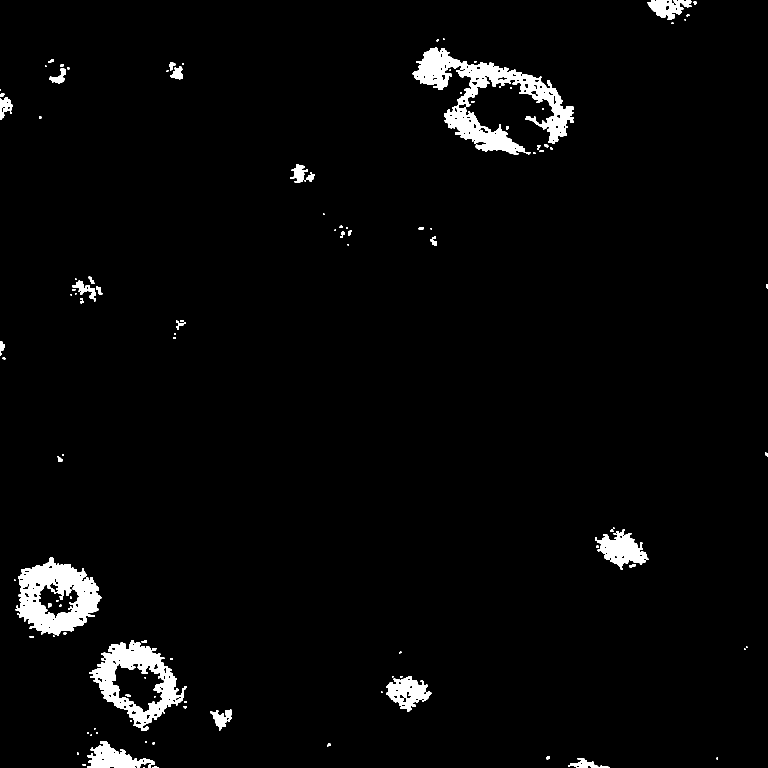
#> input picture brown_mask.png, 1536 x 1536 px, given as the content of the folder charmProjects/PythonProject3/wsi_plaque_boxes_isolated/crops, which was not available (shown at 1/2 size)
$ python plaque_analysis.py
#> lines starting #> are read from the running program, lines starting #| are printed output that depends on the picture; after the words box and inside, x2 and y2 are one past the last pixel; in counts of white or black regions, pixels touching at a corner belong together; pictures that were not available may be replaced by others from this repository, and a replacement may not be noted
#> in analyze_crop, bgr is the input picture: shape (1536, 1536, 3); 2.9% white; 111 white regions (53 under 20 px), largest, box (x1, y1, x2, y2) and area: (825, 94, 1148, 310) 20502, (31, 1114, 203, 1272) 14577, (178, 1280, 374, 1462) 12568
"""
Plaque image analysis - individual (per-crop) and region-based (grouped).

Input: the isolated plaque crops produced by plaque_detect_isolated.py
(white background, one plaque per PNG, filename encodes the level-0 position:
    <wsi>_x<gx1>_y<gy1>_<FULL>px.png
so every plaque can be placed back on the slide).

For each crop it recovers the true stained plaque footprint (brown body OR dark
core, ignoring the white background and the thin dilation ring the crop adds)
and measures:

  size      : area (px, um^2), equivalent diameter (um), perimeter, circularity,
              bounding box, extent, aspect ratio
  black     : presence of a dark/black core, its area & fraction, the black
              CENTRE, the plaque CENTRE, and the offset between them (um)
  intensity : mean grey level, mean DAB optical density (OD = -log10(I/255);
              higher = darker/stronger stain), mean H/S/V, mean B/G/R
              - all measured inside the plaque only.

Then it groups plaques two ways:
  clusters  : plaques within REGION_EPS_UM of each other form a region
              (single-linkage; no sklearn needed). Per region: count, density,
              size stats, % cored, mean intensity, nearest-neighbour spacing.
  grid      : fixed GRID_UM square bins -> per-bin count / density / means
              (handy for density heatmaps).

Outputs (written next to the crops):
  plaque_features.csv   one row per plaque
  region_clusters.csv   one row per proximity cluster
  region_grid.csv       one row per occupied grid bin
  (optional) region_scatter.png, grid_density.png  if matplotlib is present

Only cv2 + numpy are required. matplotlib is used for the optional plots.
"""

import os
import re
import csv
import math
import glob

import cv2
import numpy as np

# -------------------------
# CONFIG
# -------------------------

CROP_DIR = "/Users/savin/PycharmProjects/PythonProject3/wsi_plaque_boxes_isolated/crops"
OUT_DIR = os.path.dirname(CROP_DIR.rstrip("/"))  # the *_isolated folder

MICRONS_PER_PIXEL = 0.2305

# Stain gates used to recover the plaque footprint from a crop.
HUE_RANGE = (4, 35)
SAT_THRESH = 40
VAL_THRESH = 40
# Dark / "black" core: pixels darker than this grey level (0-255).
DARK_GRAY_THRESH = 70
# A plaque is called "cored" if the dark region is at least this big.
MIN_BLACK_FRACTION = 0.02      # >= 2% of the plaque area, OR
MIN_BLACK_AREA_UM2 = 15.0      # >= this absolute dark area

# Region grouping
REGION_EPS_UM = 300.0          # plaques within this distance join one region
REGION_MIN_PLAQUES = 3         # clusters smaller than this flagged is_region=0
GRID_UM = 1000.0               # grid bin size for the grid summary

MAKE_PLOTS = True

MPP = MICRONS_PER_PIXEL
PX2UM2 = MPP * MPP             # px area -> um^2

_FNAME_RE = re.compile(r"_x(-?\d+)_y(-?\d+)_(\d+)px")


# -------------------------
# Per-crop analysis
# -------------------------

def _plaque_mask(bgr):
    """Recover the stained plaque footprint from an isolated crop: brown body
    OR dark core, excluding the white background. Returns (mask, gray, hsv) or
    (None, ...) if nothing is found."""
    gray = cv2.cvtColor(bgr, cv2.COLOR_BGR2GRAY)
    hsv = cv2.cvtColor(bgr, cv2.COLOR_BGR2HSV)
#> hsv: shape (1536, 1536, 3); mean H, S, V 0, 0, 7.4

    non_white = gray < 250
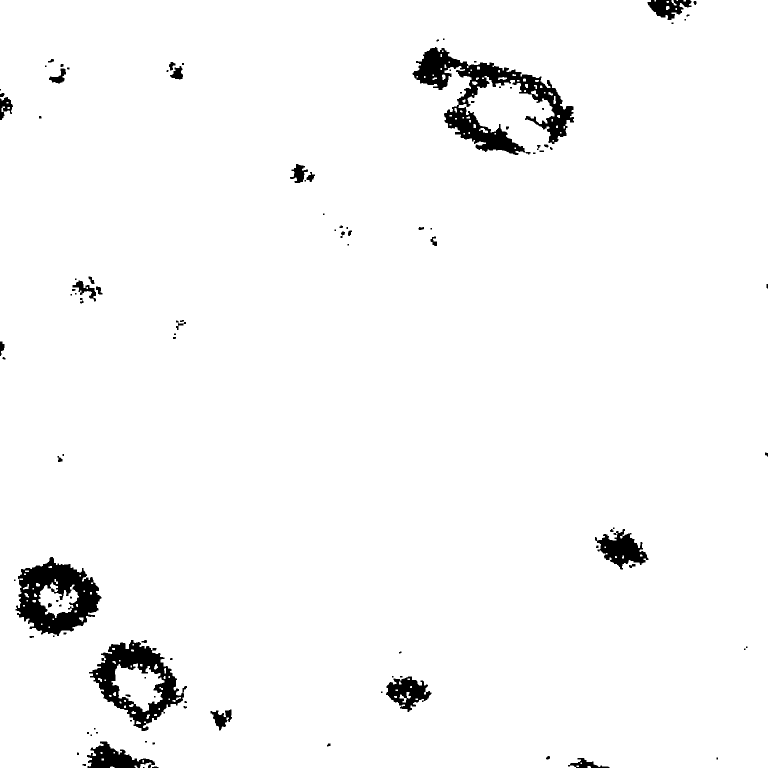
#> non_white: shape (1536, 1536) bool (shown at 1/2 size); 97.1% white; 111 black regions (53 under 20 px), largest, box (x1, y1, x2, y2) and area: (825, 94, 1148, 310) 20502, (31, 1114, 203, 1272) 14577, (178, 1280, 374, 1462) 12568
    lo = np.array([HUE_RANGE[0], SAT_THRESH, VAL_THRESH], np.uint8)
    hi = np.array([HUE_RANGE[1], 255, 255], np.uint8)
    brown = cv2.inRange(hsv, lo, hi) > 0
#> brown: shape (1536, 1536) bool; every value is 0
    dark = gray < DARK_GRAY_THRESH

    mask = ((brown | dark) & non_white).astype(np.uint8) * 255
    mask = cv2.morphologyEx(mask, cv2.MORPH_CLOSE,
                            cv2.getStructuringElement(cv2.MORPH_ELLIPSE, (5, 5)))
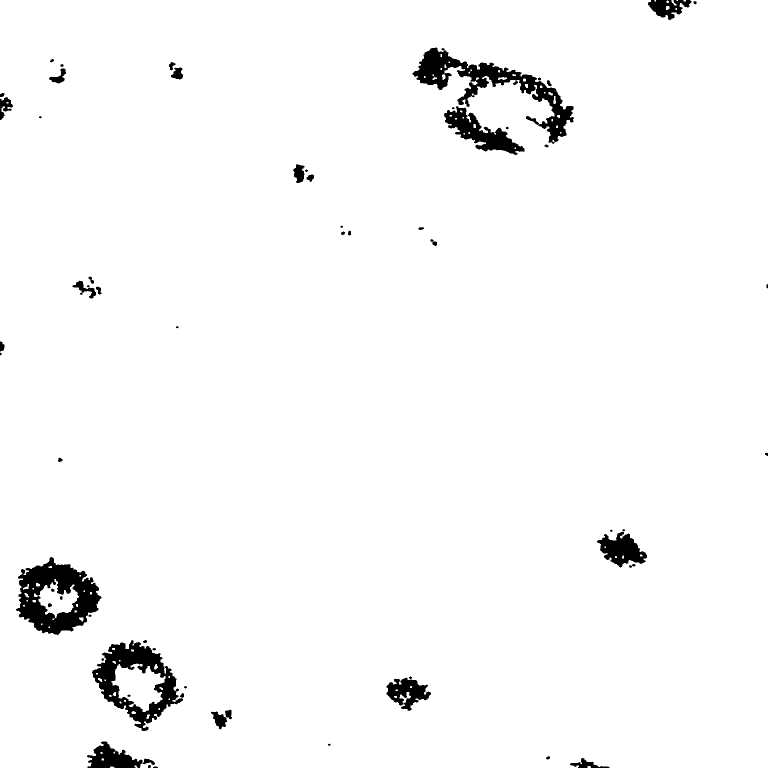
#> mask: shape (1536, 1536) (shown at 1/2 size); 97.3% white; 63 black regions (9 under 20 px), largest, box (x1, y1, x2, y2) and area: (32, 1114, 203, 1270) 14038, (825, 95, 1148, 288) 13779, (184, 1280, 366, 1462) 11974
    if cv2.countNonZero(mask) == 0:
        return None, gray, hsv

    # keep the largest connected component (the plaque)
    n, labels, stats, _ = cv2.connectedComponentsWithStats(mask, 8)
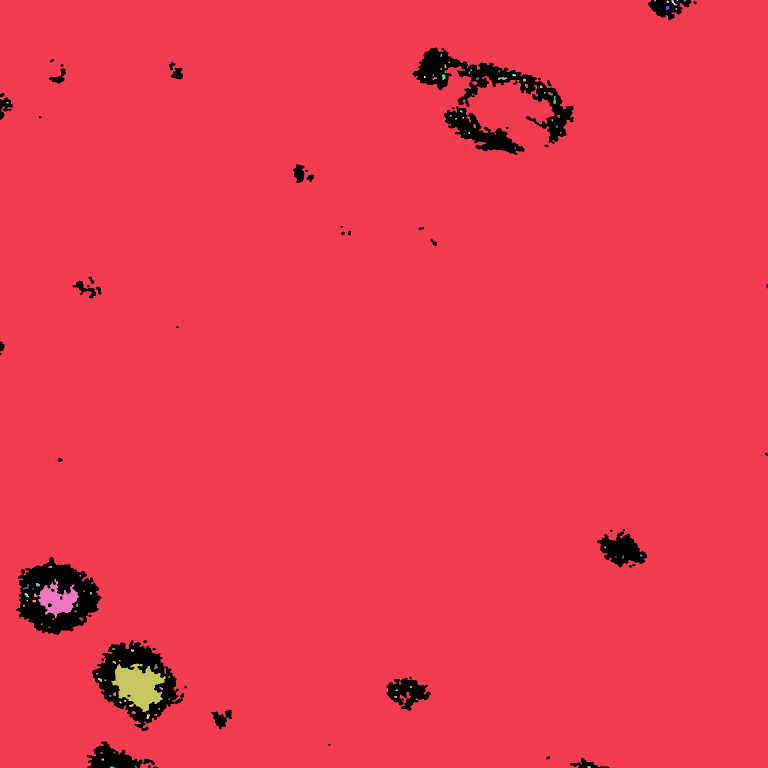
#> labels: shape (1536, 1536) int32 (shown at 1/2 size); 93 distinct labels, from 0 to 92; one colour per label, 0 black
#> n = 93; stats = 93 rows, first 6: [0, 0, 1536, 1536, 63887], [0, 0, 1536, 1536, 2284145], [1309, 0, 3, 3, 9], [1333, 0, 5, 6, 20], [1343, 0, 10, 11, 48], [1353, 0, 3, 2, 6]
    if n <= 1:
        return None, gray, hsv
    biggest = 1 + int(np.argmax(stats[1:, cv2.CC_STAT_AREA]))
#> biggest = 1
    mask = (labels == biggest).astype(np.uint8) * 255
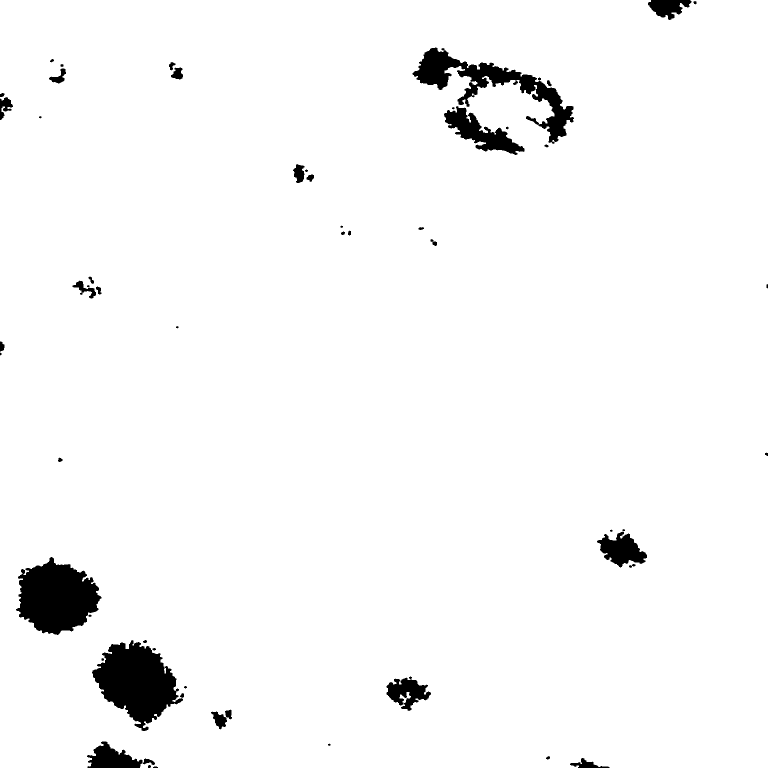
#> mask: shape (1536, 1536) (shown at 1/2 size); 96.8% white; 59 black regions (9 under 20 px), largest, box (x1, y1, x2, y2) and area: (184, 1280, 366, 1462) 18516, (32, 1114, 203, 1270) 17751, (825, 95, 1148, 288) 14402
    return mask, gray, hsv


def analyze_crop(path):
    """Return a dict of features for one crop, or None if unreadable/empty."""
    bgr = cv2.imread(path, cv2.IMREAD_COLOR)
    if bgr is None:
        return None

    m = _FNAME_RE.search(os.path.basename(path))
    gx1, gy1 = (int(m.group(1)), int(m.group(2))) if m else (0, 0)

    mask, gray, hsv = _plaque_mask(bgr)
    if mask is None:
        return None
    mbool = mask > 0
#> mbool: shape (1536, 1536) bool; 96.8% white; 59 black regions (9 under 20 px)
    area_px = int(mbool.sum())
#> area_px = 2284145
    if area_px == 0:
        return None

    # --- geometry ---
    mo = cv2.moments(mask, binaryImage=True)
#> mo = moments, m00 2284145, centre m10/m00, m01/m00 = (774.9, 762.7)
    cx = mo["m10"] / mo["m00"]
#> cx = 774.9
    cy = mo["m01"] / mo["m00"]
#> cy = 762.7
    cnts, _ = cv2.findContours(mask, cv2.RETR_EXTERNAL, cv2.CHAIN_APPROX_SIMPLE)
#> cnts = 1 contour; box (x1, y1, x2, y2) and area: (0, 0, 1536, 1536) 2348968
    cnt = max(cnts, key=cv2.contourArea)
#> cnt = contour of 500 points, box (x1, y1, x2, y2) (0, 0, 1536, 1536), area 2348968
    perim_px = cv2.arcLength(cnt, True)
#> perim_px = 6691.2
    bx, by, bw, bh = cv2.boundingRect(cnt)
#> bx = 0; by = 0; bw = 1536; bh = 1536
    circularity = float(4 * math.pi * area_px / (perim_px ** 2)) if perim_px > 0 else 0.0
#> circularity = 0.641
    extent = float(area_px / (bw * bh)) if bw * bh > 0 else 0.0
#> extent = 0.968
    aspect = float(max(bw, bh) / max(1, min(bw, bh)))
#> aspect = 1
    area_um2 = area_px * PX2UM2
#> area_um2 = 121357.2
    diam_um = 2.0 * math.sqrt(area_px / math.pi) * MPP
#> diam_um = 393.1

    # --- colour / intensity (inside the plaque only) ---
    g_in = gray[mbool].astype(np.float32)
    mean_gray = float(g_in.mean())
#> mean_gray = 0.432
    mean_od = float((-np.log10((g_in + 1.0) / 256.0)).mean())
#> mean_od = 2.4
    b_in = bgr[:, :, 0][mbool].astype(np.float32)
    g2_in = bgr[:, :, 1][mbool].astype(np.float32)
    r_in = bgr[:, :, 2][mbool].astype(np.float32)
    h_in = hsv[:, :, 0][mbool].astype(np.float32)
    s_in = hsv[:, :, 1][mbool].astype(np.float32)
    v_in = hsv[:, :, 2][mbool].astype(np.float32)

    # --- black / dark core ---
    dark = (gray < DARK_GRAY_THRESH) & mbool
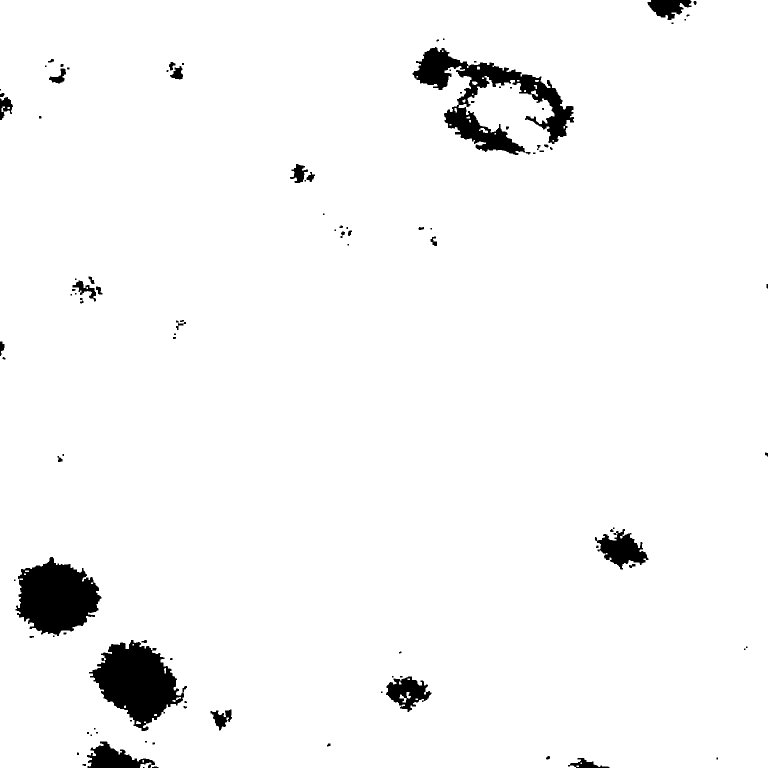
#> dark: shape (1536, 1536) bool (shown at 1/2 size); 96.7% white; 104 black regions (48 under 20 px), largest, box (x1, y1, x2, y2) and area: (825, 94, 1148, 310) 21235, (178, 1280, 374, 1462) 18949, (31, 1114, 203, 1272) 18050
    black_px = int(dark.sum())
#> black_px = 2280272
    black_area_um2 = black_px * PX2UM2
#> black_area_um2 = 121151.4
#> (the rest of the program and of its run is left out)
